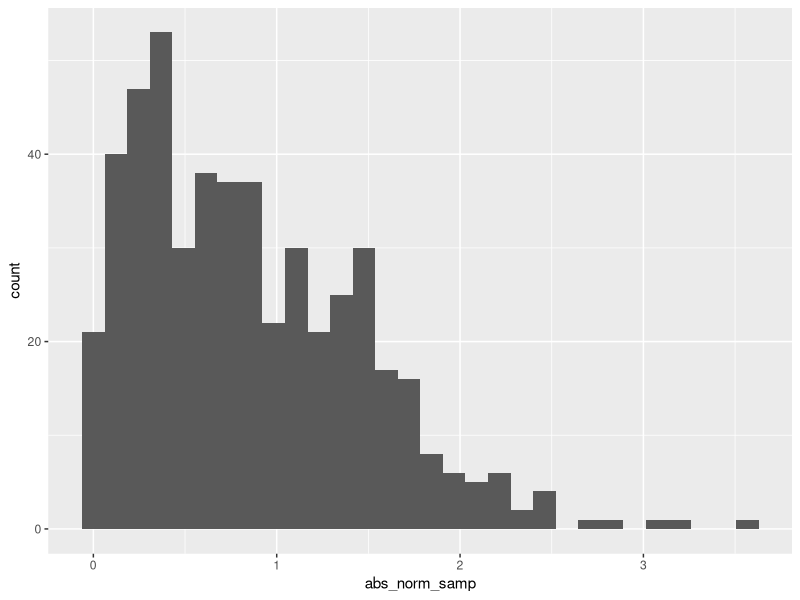

Write R code to recreate this figure.
## ---- chunk 1
samp = rnorm(100)
length(samp)
## ---- chunk 2
library(tidyverse)

la_df = tibble(
  norm_samp = rnorm(500),
  abs_norm_samp = abs(norm_samp)
)

ggplot(la_df, aes(x = abs_norm_samp)) + geom_histogram()
